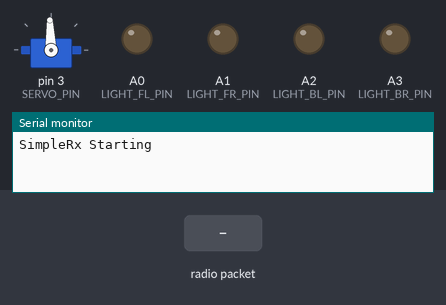
Recording of a sketch running on a simulated Arduino Uno, built with avr-gcc and run on an emulated ATmega328P. Parts: servo, output pins drawn as LEDs (lit = HIGH), the last lines printed to the serial monitor. The test bench sets the inputs (shaded band). No radio packets arrive unless stated.

Above: at 1.2 s.
1.3 s: radio packet "5" arrives
At 2.2 s:
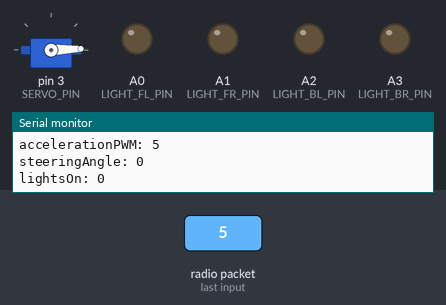
Timing chart, 0 to 4.3 s (numbered marks = the images above; inputs shaded):
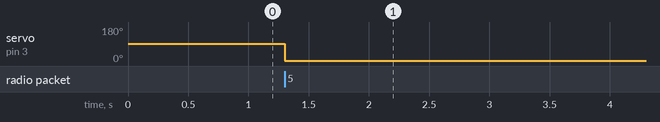

The sketch:

b_steering.ino
```cpp
#include <Servo.h>

Servo steeringServo;

#define SERVO_PIN 3
byte offset = 2; // for alignment

void steering(int steeringAngle) {
  steeringServo.write(steeringAngle);
}
```

a_globals.ino
```cpp
int lightsOn = 0;
int accelerationPWM = 0;
int steeringAngle = 90;
```

b_RF.ino
```cpp
#include <SPI.h>
#include <nRF24L01.h>
#include <RF24.h>

#define CE_PIN 9
#define CSN_PIN 10

const byte thisSlaveAddress[5] = {'R','x','A','A','A'};

RF24 radio(CE_PIN, CSN_PIN);

char dataReceived[32]; // this must match dataToSend in the TX
bool newData = false;

void RF(){
  getData();
  showData();
}

//==============

void getData() {
  if ( radio.available() ) {
    radio.read( &dataReceived, sizeof(dataReceived) );
    parseData();
    newData = true;
  }
}

void parseData() {
  Serial.print("dataReceived: ");
  Serial.println(dataReceived);
  // split the data into its parts
  char * strtokIndx; // this is used by strtok() as an index

  strtokIndx = strtok(dataReceived, ","); // parse from the start
  accelerationPWM = atoi(strtokIndx);     // convert this part to an integer

  strtokIndx = strtok(NULL, ","); // this continues where the previous call left off
  steeringAngle = atoi(strtokIndx);     // convert this part to an integer

  strtokIndx = strtok(NULL, ","); // this continues where the previous call left off
  lightsOn = atoi(strtokIndx);     // convert this part to an integer
}

void showData() {
  if (newData == true) {
    Serial.println("Data received ");
    Serial.print("accelerationPWM: ");
    Serial.println(accelerationPWM);
    Serial.print("steeringAngle: ");
    Serial.println(steeringAngle);
    Serial.print("lightsOn: ");
    Serial.println(lightsOn);
    newData = false;
  }
}
```

b_acceleration.ino
```cpp
// ACCELERATION

#define MOT_A1_PIN 5
#define MOT_A2_PIN 6


void acceleration() {
//  if(isGoing){
////    Serial.println("h");
//    analogWrite(MOT_A2_PIN, accelerationPWM);
//    digitalWrite(MOT_A1_PIN, LOW);
//  }
//  else {
//    digitalWrite(MOT_A1_PIN, LOW);
//    digitalWrite(MOT_A2_PIN, LOW);
//  }
//
//  accelerationButtonState = digitalRead(right_button);
//  reverseButtonState = digitalRead(down_button);
//
//  // check if the pushbutton is pressed. If it is, the buttonState is LOW:
//  if (accelerationButtonState == LOW) {
//    // accelerate forward
//    analogWrite(MOT_A2_PIN, accelerationPWM);
//    digitalWrite(MOT_A1_PIN, LOW);
//  }
//  else if (reverseButtonState == LOW){
//    // accelerate reverse
//    analogWrite(MOT_A2_PIN, -reversePWM);
//    digitalWrite(MOT_A1_PIN, HIGH);
//  }
//  else {
//    // turn motors off:
//    digitalWrite(MOT_A1_PIN, LOW);
//    digitalWrite(MOT_A2_PIN, LOW);
//  }

}
```

b_lights.ino
```cpp
#define LIGHT_FL_PIN A0
#define LIGHT_FR_PIN A1
#define LIGHT_BL_PIN A2
#define LIGHT_BR_PIN A3

void lights(bool lightsOn) {
  if(lightsOn){
    analogWrite(LIGHT_FL_PIN, 255);
    analogWrite(LIGHT_FR_PIN, 255);
    analogWrite(LIGHT_BL_PIN, 255);
    analogWrite(LIGHT_BR_PIN, 255);
  }
  else {
    analogWrite(LIGHT_FL_PIN, 0);
    analogWrite(LIGHT_FR_PIN, 0);
    analogWrite(LIGHT_BL_PIN, 0);
    analogWrite(LIGHT_BR_PIN, 0);
  }
}
```

rc_car.ino
```cpp
// LIGHTS
//#define LIGHT_FL_PIN A2
//#define LIGHT_FR_PIN A3
//#define LIGHT_BL_PIN A4
//#define LIGHT_BR_PIN A5

// ACCELERATION

//#define MOT_A1_PIN 10
//#define MOT_A2_PIN 11
//
//byte accelerationPWM = 50;

// ACCELERATION REVERSE

byte reversePWM = 50;

// TRANSMISSION

//
//void setup() {
//  // Servo
//  steeringServo.attach(9);
//  steeringServo.write(90 + offset);
//
//  // DRV8833
//  pinMode(MOT_A1_PIN, OUTPUT);
//  pinMode(MOT_A2_PIN, OUTPUT);
//
//  digitalWrite(MOT_A1_PIN, LOW);
//  digitalWrite(MOT_A2_PIN, LOW);
//
//  // LIGHTS
//  pinMode(LIGHT_FL_PIN, OUTPUT);
//  pinMode(LIGHT_FR_PIN, OUTPUT);
//  pinMode(LIGHT_BL_PIN, OUTPUT);
//  pinMode(LIGHT_BR_PIN, OUTPUT);
//
//  // Joystick shield
//  for (int i; i < 7; i++)
//  {
//   pinMode(buttons[i], INPUT);
//   digitalWrite(buttons[i], HIGH);
//  }
//  Serial.begin(9600);
//}
//
//void lights() {
//  // Read the button state:
////  byte reading = digitalRead(left_button);
////
////  if (reading != prev_lightButtonState) {
////    // reset the debouncing timer
////    prev_lightButtonDebounceTime = millis();
////  }
////
////  if ((millis() - prev_lightButtonDebounceTime) > debounceDelay) {
////    // whatever the reading is at, it's been there for longer than the debounce
////    // delay, so take it as the actual current state:
////
////    // if the button state has changed:
////    if (reading != lightButtonState) {
////      lightButtonState = reading;
////
////      // only toggle the LED if the new button state is HIGH
////      if (lightButtonState == HIGH) {
////        lightState = !lightState;
////      }
////    }
////  }
////
////  // save the reading.
////  prev_lightButtonState = reading;
//
//  // set the LED:
////  digitalWrite(LIGHT_FL_PIN, lightState);
////  digitalWrite(LIGHT_FR_PIN, lightState);
////  digitalWrite(LIGHT_BL_PIN, lightState);
////  digitalWrite(LIGHT_BR_PIN, lightState);
//}

void steering() {
//  int reading = analogRead(joystick_axis_x);
//  int servoPosition = map(reading, 0, 656, 45 + offset, 135 + offset);
//  steeringServo.write(servoPosition);
}
//
//void acceleration() {
////
////  accelerationButtonState = digitalRead(right_button);
////  reverseButtonState = digitalRead(down_button);
////
////  // check if the pushbutton is pressed. If it is, the buttonState is LOW:
////  if (accelerationButtonState == LOW) {
////    // accelerate forward
////    analogWrite(MOT_A2_PIN, accelerationPWM);
////    digitalWrite(MOT_A1_PIN, LOW);
////  }
////  else if (reverseButtonState == LOW){
////    // accelerate reverse
////    analogWrite(MOT_A2_PIN, -reversePWM);
////    digitalWrite(MOT_A1_PIN, HIGH);
////  }
////  else {
////    // turn motors off:
////    digitalWrite(MOT_A1_PIN, LOW);
////    digitalWrite(MOT_A2_PIN, LOW);
////  }
//
//}


void transmission() {
//
//  byte reading = digitalRead(up_button);
//
//  // If the switch changed, due to noise or pressing:
//  if (reading != prev_transmissionButtonState) {
//    // reset the debouncing timer
//    prev_transmissionButtonDebounceTime = millis();
//  }
//
//  if ((millis() - prev_transmissionButtonDebounceTime) > debounceDelay) {
//
//    // if the button state has changed:
//    if (reading != transmissionButtonState) {
//      transmissionButtonState = reading;
//
//      if (transmissionButtonState == HIGH) {
//        accelerationPWM += 10;
//        if(accelerationPWM > 250) {
//          accelerationPWM = 10;
//        }
//      }
//    }
//  }
//
//  // save the reading. Next time through the loop, it'll be the lastButtonState:
//  prev_transmissionButtonState = reading;

}
```

zz_loop.ino
```cpp
void loop() {
  RF();
//  acceleration();
  steering(steeringAngle + offset);
  lights(lightsOn);
}
```

zz_setup.ino
```cpp
void setup() {
  // Servo
  steeringServo.attach(SERVO_PIN);
  steeringServo.write(90 + offset);

  // DRV8833
//  pinMode(MOT_A1_PIN, OUTPUT);
//  pinMode(MOT_A2_PIN, OUTPUT);
//
//  digitalWrite(MOT_A1_PIN, LOW);
//  digitalWrite(MOT_A2_PIN, LOW);
//
//  // LIGHTS
  pinMode(LIGHT_FL_PIN, OUTPUT);
  pinMode(LIGHT_FR_PIN, OUTPUT);
  pinMode(LIGHT_BL_PIN, OUTPUT);
  pinMode(LIGHT_BR_PIN, OUTPUT);

  // RF
  Serial.begin(115200);
  Serial.println("SimpleRx Starting");
  radio.begin();
  radio.setDataRate( RF24_250KBPS );
  radio.openReadingPipe(1, thisSlaveAddress);
  radio.startListening();

}
```

Measured:
- after the input at 1.3 s, servo on pin 3 (SERVO_PIN): 92° → 2° at once
